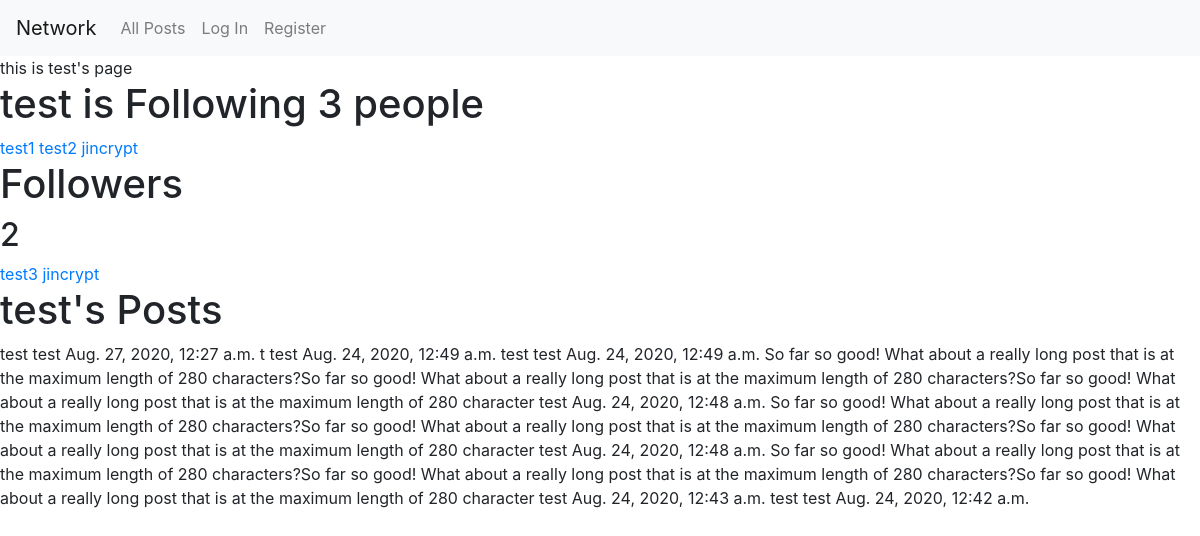
The page /profile/test on the database its author committed.
### network/models.py (models this page shows, shortened)
class Followers(models.Model):
    followee = models.ForeignKey(User, related_name="followee", on_delete=models.CASCADE)
    following = models.ForeignKey(User, related_name="following", on_delete=models.CASCADE)

class User(AbstractUser):
    follow = models.ManyToManyField('User', through='Followers', related_name="followers", symmetrical=False)

class Post(models.Model):
    user = models.ForeignKey("User", on_delete=models.CASCADE, related_name="posts")
    body = models.CharField(blank=False, max_length=280)
    timestamp = models.DateTimeField(auto_now_add=True)
    likes = models.PositiveIntegerField(default=0)

### network/views.py (the view)
# urls.py: path("profile/<str:owner>", views.profile, name="profile"),
def profile(request, owner):
    user = User.objects.get(username=owner)
    posts = user.posts.all().order_by('-timestamp')
    followers = Followers.objects.filter(following=user.id)
    following = Followers.objects.filter(followee=user.id)
    return render(request, "network/profile.html", {
        "owner": owner,
        "followers": followers,
        "following": following,
        "posts": posts
    })

### network/templates/network/profile.html (shortened to what this page needs)
{% extends "network/layout.html" %}
{% load static %}
{% block body %}
<div data-name="{{ owner }}" id="owner">
    this is {{ owner }}'s page
</div>
<h1>{{owner}} is Following {{ following.count }} people</h1>
{% for person in following %}
<a href="{% url 'profile' person.following %}">{{ person.following }}</a>
{% endfor %}
<h1>Followers</h1>
<h2><span id="followers">{{followers.count}}</span></h2>
{% for person in followers %}
<a href="{% url 'profile' person.followee %}">{{ person.followee }}</a>
{% endfor %}
<h1>{{ owner }}'s Posts</h1>
<div id="user_posts">
{% for post in posts %}
    {{post.body}}
    {{post.user}}
    {{post.timestamp}}
{% endfor %}
</div>
{% endblock %}

### rows shown on the page
Followers: following "test1"
Followers: following "test2"
Followers: following "jincrypt"
Followers: followee "test3"
Followers: followee "jincrypt"
Post: body "test", user "test", timestamp "Aug. 27, 2020, 12:27 a.m."
Post: body "t", user "test", timestamp "Aug. 24, 2020, 12:49 a.m."
Post: body "test", user "test", timestamp "Aug. 24, 2020, 12:49 a.m."
Post: body "So far so good! What about a really long post that is at the maximum length of 280 characters?So far so good! What about a really long post that is at the maximum length of 280 characters?So far so good! What about a really long post that is at the maximum length of 280 character", user "test", timestamp "Aug. 24, 2020, 12:48 a.m."
Post: body "So far so good! What about a really long post that is at the maximum length of 280 characters?So far so good! What about a really long post that is at the maximum length of 280 characters?So far so good! What about a really long post that is at the maximum length of 280 character", user "test", timestamp "Aug. 24, 2020, 12:48 a.m."
Post: body "So far so good! What about a really long post that is at the maximum length of 280 characters?So far so good! What about a really long post that is at the maximum length of 280 characters?So far so good! What about a really long post that is at the maximum length of 280 character", user "test", timestamp "Aug. 24, 2020, 12:43 a.m."
Post: body "test", user "test", timestamp "Aug. 24, 2020, 12:42 a.m."

### other values the page prints
{{ owner }} "test"
{{ following.count }} "3"
{{ followers.count }} "2"
